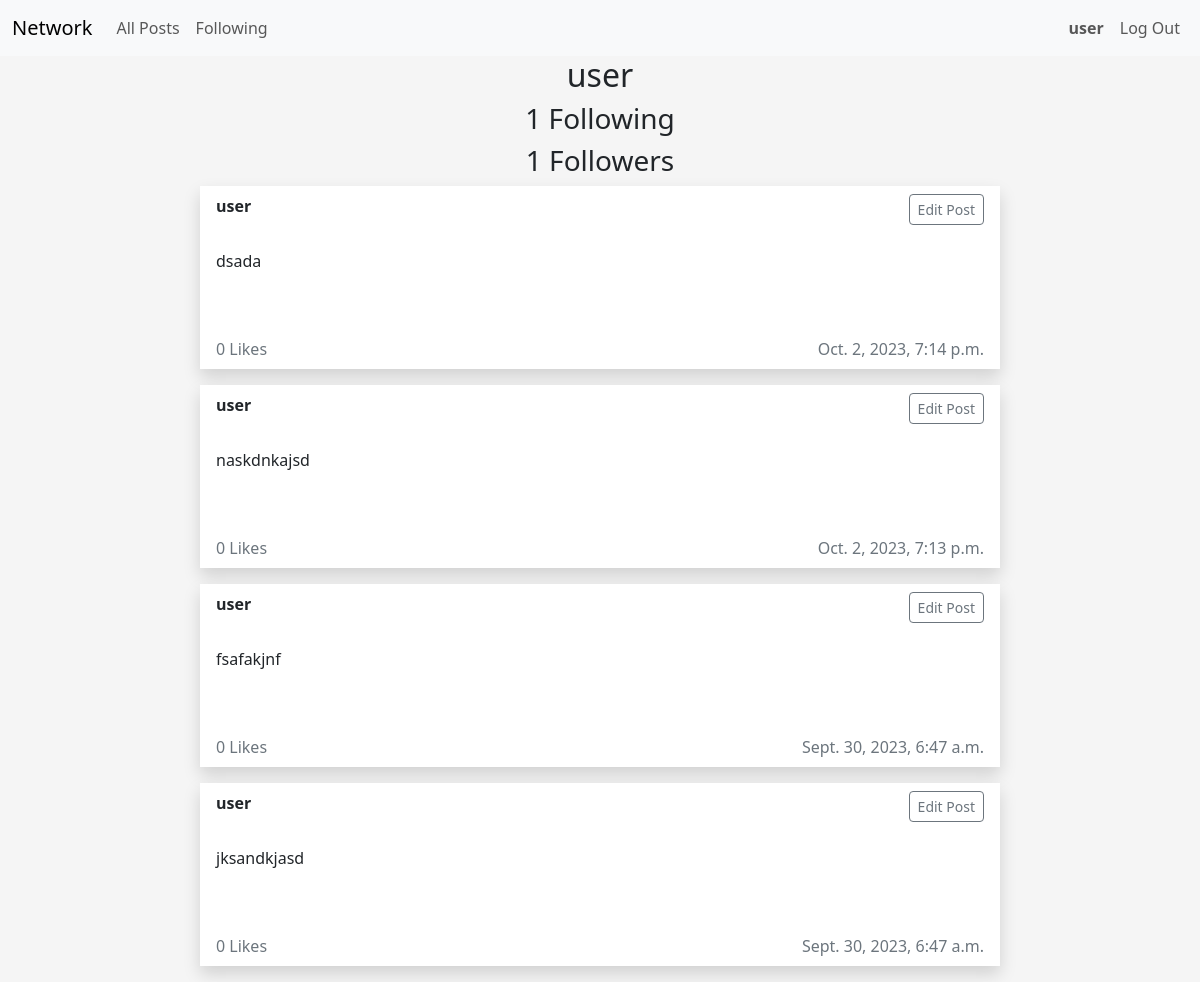
The page /profile/1 (signed in) on the database as committed earlier.
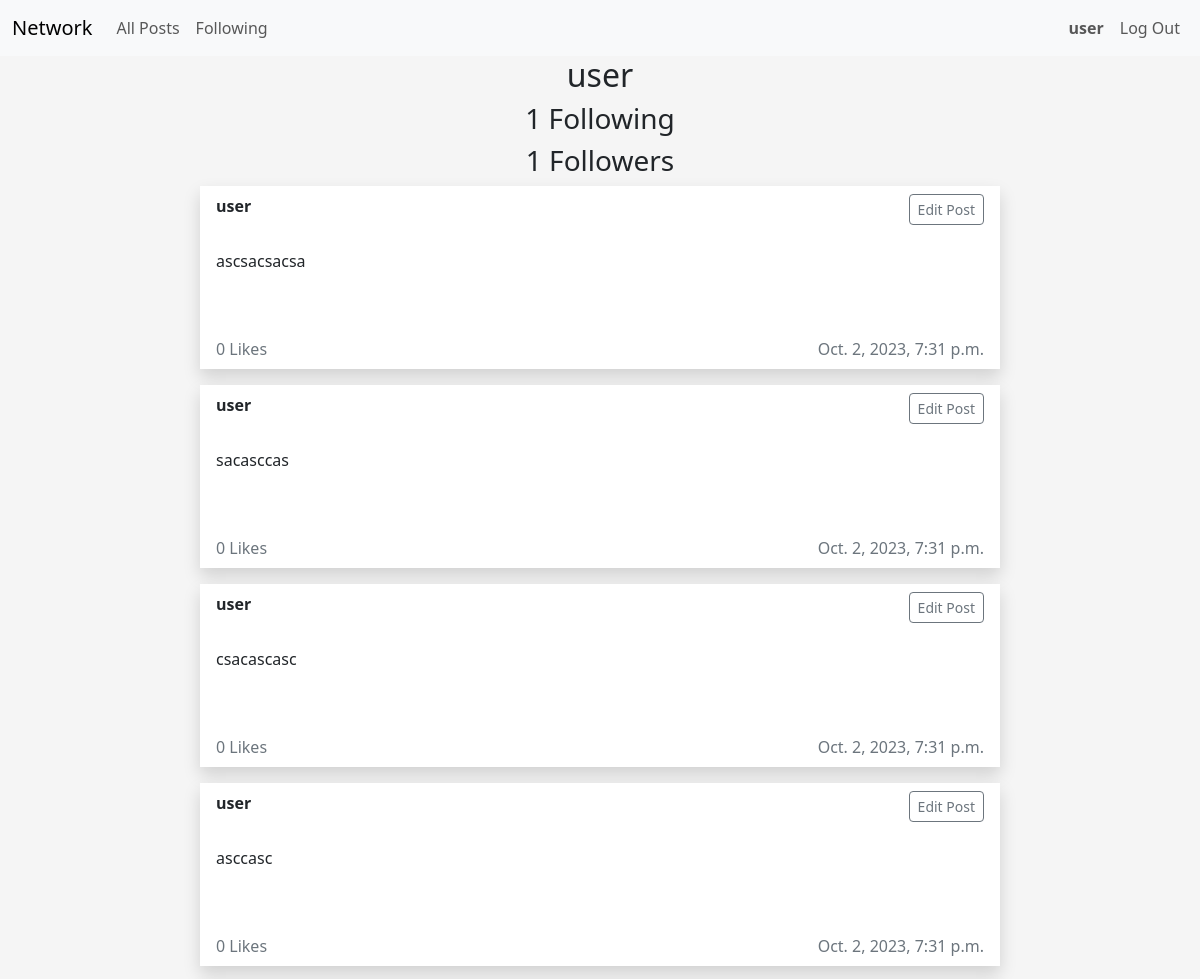
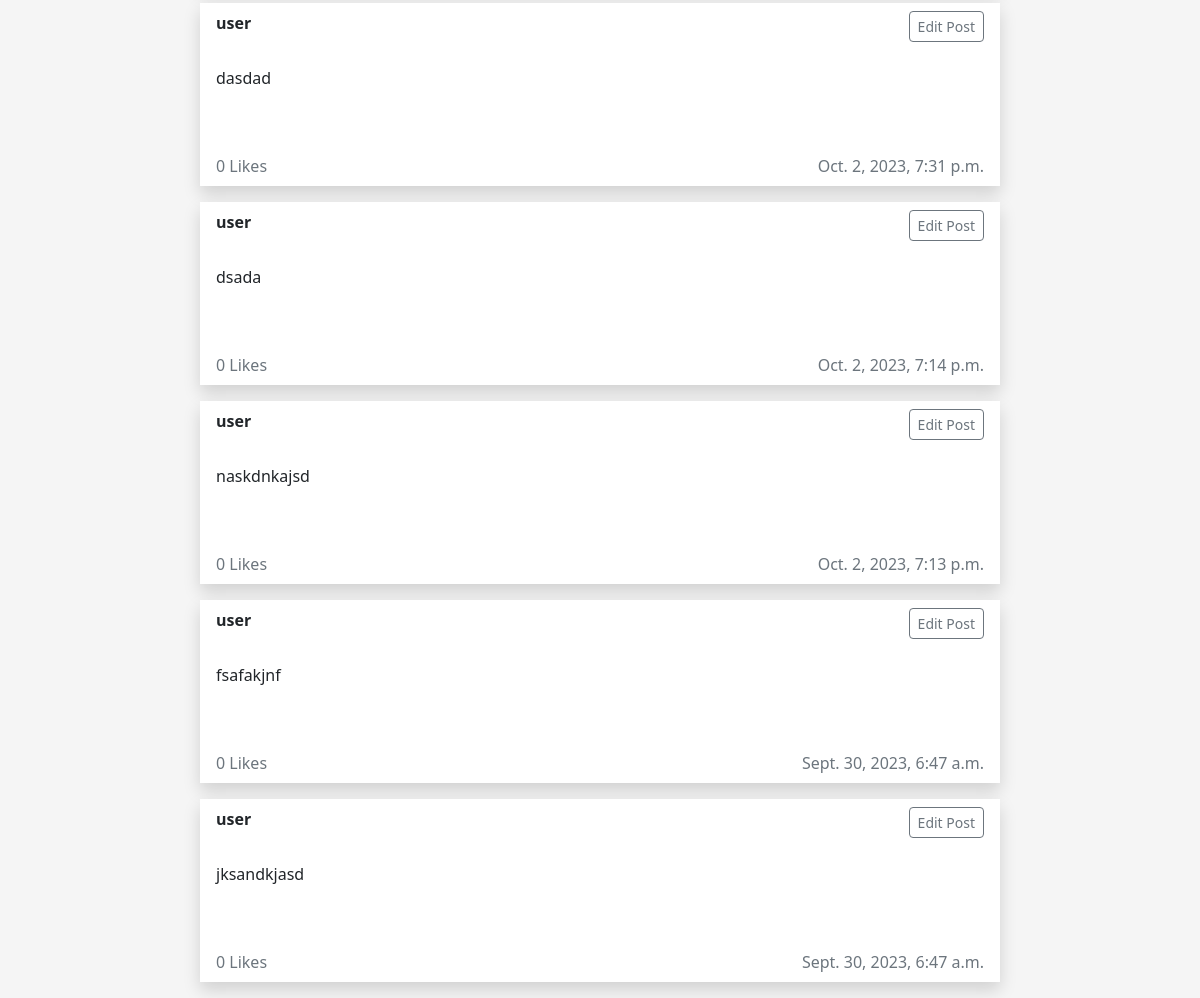
The same page on the database as committed later (2 pictures, top to bottom).
### network/models.py (models this page shows, shortened)
class User(AbstractUser):
    pass

class Post(models.Model):
    user = models.ForeignKey(User, on_delete=models.CASCADE)
    content = models.TextField()
    timestamp = models.DateTimeField(auto_now_add=True)
    likes = models.PositiveBigIntegerField(default=0)

### network/views.py (the view, shortened to what this page needs)
# urls.py: path("profile/<int:user_id>",views.profile, name="profile"),
@login_required(login_url="/login")
def profile(request, user_id):
    user = get_object_or_404(User, id=user_id)  # Get the User object with the specified user_id
    if request.method == "GET":
        posts = Post.objects.filter(user=user)  # Filter posts for the specific user
        is_following = Following.objects.filter(user=request.user, user_followed=user_id).exists()
        return render(request, "network/profile.html",{
            "posts" : posts,
            "user": user,
            "is_following": is_following
        })

### network/templates/network/profile.html (shortened to what this page needs)
{% extends "network/layout.html" %}
{% block body %}
<div class="container">
    <h2>{{ user }}</h2>
    <h3>{{ user.following.count }} Following</h3>
    <h3>{{ user.followers.count }} Followers</h3>
</div>
   {% for post in posts reversed %}
   <div id="posts">
   <div class="row mb-3">
    <div class="post" data-post-id="{{ post.id }}">
        <div class="card rounded-0 border-0 shadow mx-auto" style="max-width: 50rem;">
            <div class="card-header bg-transparent border-0 d-flex justify-content-between">
                <strong>{{ post.user }}</strong>
                {% if user == request.user %}
                <button type="button" class="btn btn-sm btn-outline-secondary edit-button">Edit Post</button>
                {% endif %}
            </div>
            <div class="card-body text-dark">
                <p id="post-content" class="post-content">{{ post.content }}</p>
                <br>
            </div>
            <div class="card-footer bg-transparent text-secondary border-0 d-flex justify-content-between">
                <div>
                <span> {{ post.likes }} Likes</span>
                </div>
                <div>
                <span class="timestamp"> {{ post.timestamp }}</span>
                </div>
            </div>
        </div>
        </div>
    </div>
</div>
    {% endfor %}
{% endblock %}

### network/templates/network/layout.html (shortened to what this page needs)
{% load static %}
<!DOCTYPE html>
<html lang="en">
    <head>
        <link href="https://cdn.jsdelivr.net/npm/bootstrap@5.3.2/dist/css/bootstrap.min.css" rel="stylesheet">
        <link href="{% static 'network/styles.css' %}" rel="stylesheet">
    </head>
    <body>
        <nav class="navbar navbar-expand-lg bg-body-tertiary">
            <div class="container-fluid">
              <a class="navbar-brand" href="{% url 'index' %}">Network</a>
              <div class="collapse navbar-collapse" id="navbarTogglerDemo02">
                <ul class="navbar-nav me-auto mb-2 mb-lg-0">
                  <li class="nav-item">
                    <a class="nav-link" href="{% url 'index' %}">All Posts</a>
                  </li>
                  {% if user.is_authenticated %}
                  <li class="nav-item">
                    <a class="nav-link" href="{% url 'following' %}">Following</a>
                  </li>
                  {% endif %}
                </ul>
                <ul class="navbar-nav ms-auto">
                    {% if user.is_authenticated %}
                    <li class="nav-item">
                        <a class="nav-link" href="{% url 'profile' request.user.id %}"><strong>{{ request.user.username }}</strong></a>
                    </li>
                      <li class="nav-item">
                        <a class="nav-link" href="{% url 'logout' %}">Log Out</a>
                      </li>
                    {% endif %}
                </ul>
              </div>
            </div>
          </nav>
        <div class="body">
            {% block body %}
            {% endblock %}
        </div>
    </body>
</html>

### network/static/network/styles.css (style rules this page uses)
.container { display: block; justify-content: center; text-align: center; }
h2 { text-align: center; }
body { background-color: #f5f5f5; }
.card-header { display: block; justify-content: space-between; }

Rows that differ between the two databases and show on the page:
added Post: user "user", content "ascsacsacsa", likes "0", timestamp "Oct. 2, 2023, 7:31 p.m."
added Post: user "user", content "sacasccas", likes "0", timestamp "Oct. 2, 2023, 7:31 p.m."
added Post: user "user", content "csacascasc", likes "0", timestamp "Oct. 2, 2023, 7:31 p.m."
added Post: user "user", content "asccasc", likes "0", timestamp "Oct. 2, 2023, 7:31 p.m."
added Post: user "user", content "dasdad", likes "0", timestamp "Oct. 2, 2023, 7:31 p.m."
